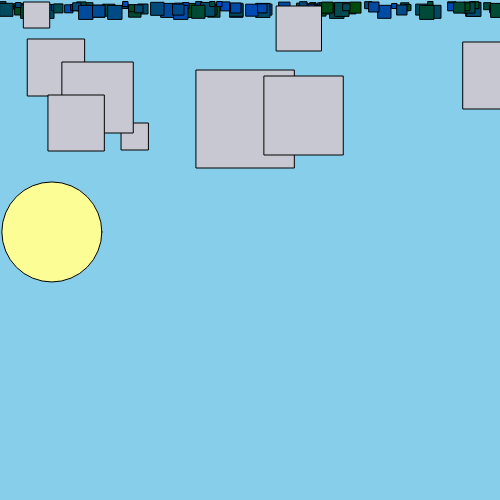
Frame 1 (no input)
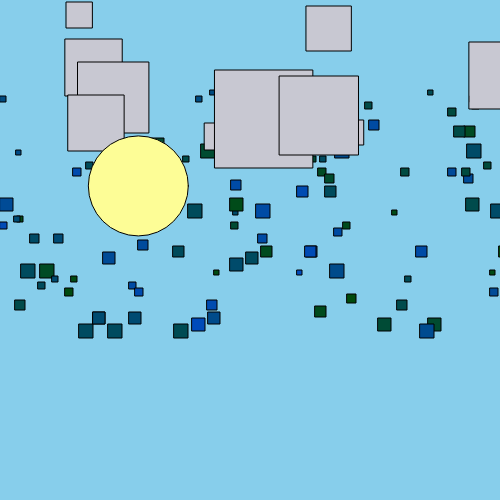
Frame 60 (no input)
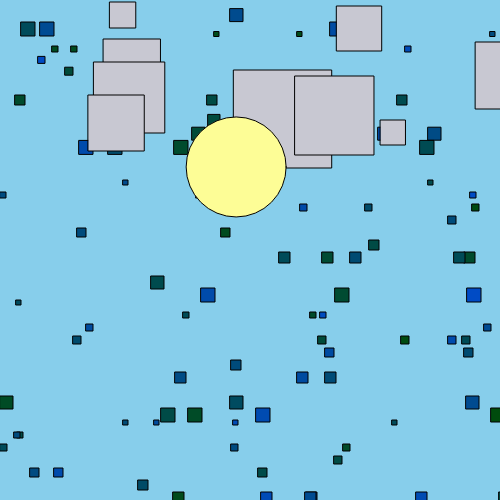
Frame 120 (the mouse pressed at the canvas centre since frame 60)

The p5.js sketch that drew these frames (run headless with seeded random() and noise() and a simulated clock; from frame 60 on, the mouse is pressed at the canvas centre):

// p5.js sketch
// ── sketch.js
let raindrops;
let sun; 
let clouds; 

let weatherdata; 

let key; 
let url; 

//preload runs before setup() and draw() 
function preload(){
  key = "get key later at open weather maps "
  url = "https://api.openweathermap.org/data/2.5/weather?lat=35&lon=139&APPID=" + key;
}
//runs before first draw and prepares the state
function setup() {
  createCanvas(500, 500);

  raindrops = populateWithObject(100, Raindrop);
  sun = new Sun();  
  clouds = populateWithObject(10, Cloud); 
}
//runs for each frame 
function draw() {
  
  if(true){//adjust backgrond if sun is not visble 
    applyCyclus(); 
  }
  if (true) { //if raining TODO: add snow and wind (mov x)
    applyRain();
  }
  if (true) { //if cloudy
    applyClouds(); 
  }
  if (true) {
    //if sun
    applySun();
  }
}

/** 
 * displays different sky colors depending on suns position (TODO: time of day)
*/
let applyCyclus = () => {
  if (sun.y > height || sun.x > width + width/5) {
    background("#001848"); 
  } else {
    background("#87CEEB"); 
  }
}

/** 
 * Turns raindrops into visible rain on screen
*/
let applyRain = () => {
  for (raindrop of raindrops) {
    raindrop.fall();
    raindrop.draw();
  }
};

/**
 * displays a sun, moving across the sky and back (TODO based on time of day)
 */
let applySun = () => {
  sun.move(); 
  sun.draw(); 
}

/**
 * displays clouds, moving across the sky and back
 */
let applyClouds = () => {
  for(cloud of clouds){
    cloud.move(); 
    cloud.draw(); 
  }
}



/**
 * returns array populated with objects of specified type
 * @param amount The amount of raindrops
 * @param type The class of which to instanciate objects
 */
let populateWithObject = (amount, type) => {
  let arr = new Array(amount);
  for (let i = 0; i < arr.length; i++) {
    arr[i] = new type();
  }
  return arr;
};

// ── Cloud.js
function Cloud(){
    this.x = floor(random(0, width));
    this.y = floor(random(0, height/4)); 
    this.dimention = floor(random(20, 100)); 
    this.speed = random() / this.dimention * 50;

    this.move = () => {
        //TODO: implement based on wind 
        if(this.x > width){
            this.x = 0; 
        } else {
            this.x += this.speed; 
        }
    };
    this.draw = () => {
        push(); 
        fill(200, 200, 210); 
        rect(this.x, this.y, this.dimention, this.dimention);
        pop(); 
    }; 
}
// ── Raindrop.js
function Raindrop() {
    this.dimention = floor(random(5, 15)); 
    this.posX = floor(random(0, width)); 
    this.posY = 0; 
    this.fallspeed = this.dimention / 10 + floor(random(1, 5)); 

    this.fall = () => {
        if(this.posY < height){
            this.posY += this.fallspeed; 
        }
        else {
            this.posY = 0; 
        }
    }

    this.draw = () => {
        push(); 
        fill(0,75,floor(random(10, 200))); 
        rect(this.posX, this.posY, this.dimention, this.dimention); 
        pop(); 
    }
}

// ── Sun.js
function Sun(){
    this.angle = 180; 
    this.x; 
    this.y;

    
    this.move = () => {
        this.angle = (this.angle % 360) + 1 / 200; 
    }
    this.draw = () => {
        //point the sun revolves around 
        let centerX = width / 2; 
        let centerY = height; 
        let r = height / 1.5; 
        //the x and y pos of the sun based on current angle 
        this.setX(r * cos(this.angle) + centerX); 
        this.setY(r * sin(this.angle) + centerY); 

        //draw new sun
        push(); 
        fill("#FDFD96"); 
        ellipse(this.x, this.y, width/5, width/5);
        pop(); 
    }
    /**
     * 
     * @param {number} x sets the x-position of sun
     */
    this.setX = x => {
        this.x = x;
    };
    /**
     * 
     * @param {number} y sets the y-position of sun
     */
    this.setY = y => {
        this.y = y;
    };
    /**
     * 
     * @param {number} angle sets the angle in relation to center  
     */
    this.setAngle = (angle) => {
        this.angle = angle; 
    }
}
